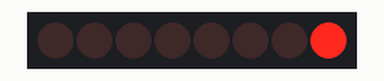
The sketch below on a simulated Arduino Uno, built with avr-gcc and run on an emulated ATmega328P. On the bench: 8 shift-register outputs drawn as a row of LEDs (first output left, lit = HIGH). Wiring (inferred from the names in the program): shift register (74HC595): data pin 10; shift clock pin 9; latch pin 8. Wiring (inferred from the signals the program sends): row of LEDs: on Q0, Q1, Q2, Q3, Q4, Q5, Q6, Q7.

Above: at 0.05 s.
At 0.45 s:
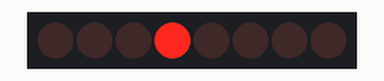
At 0.75 s:
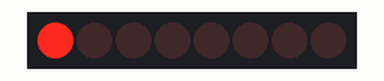
At 1.55 s:
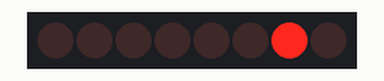
At 2.35 s:
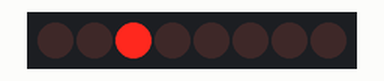
At 3.15 s:
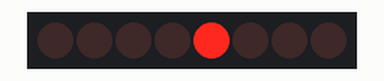
Timing chart, 0 to 3.5 s (numbered marks = the images above):
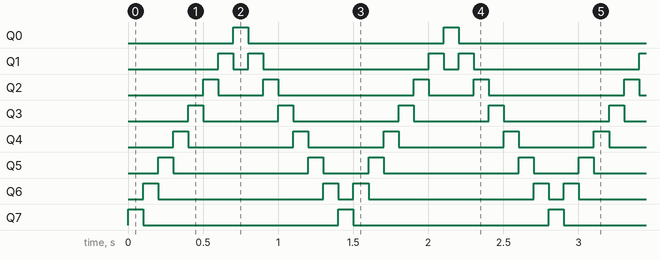

The sketch:

shift_register.ino
```cpp
#define NUM_LEDS     8

// duration to pause
int delayTime = 100;

// the pin connected to the latch pin, RCLK (pin 12 of the shift register)
//    setting the latch LOW will send the 8 bits in storage to the output pins
int latchPin = 8;
// the pin connected to the clock pin, SRCLK (pin 11 of the shift register)
int clockPin = 9;
// the pin connected to the serial data pin, SER (pin 14 of the shift register)
int dataPin = 10;


// This code runs once when the program starts, and no more
void setup()
{
  // initialize all the pins connected to the shift register as outputs
  pinMode(latchPin, OUTPUT);
  pinMode(dataPin, OUTPUT);
  pinMode(clockPin, OUTPUT);
}

// function which sends the stored byte to the output pins by setting the latch pin LOW
void updateShiftRegister(byte storageByte)
{
  // set the latch pin LOW
  digitalWrite(latchPin, LOW);

  // send the storage byte to the shift register with the LSB first
  //     since the latch is LOW, set the 8 output pins based on the stored 8 bits and in turn light the correct LED
  shiftOut(dataPin, clockPin, LSBFIRST, storageByte);

  // set the latch pin HIGH again
  digitalWrite(latchPin, HIGH);
}

// The code in here will run continuously until we turn off the Arduino Dock
void loop()
{
  // the byte (8 bits) to be stored in the shift register
  //    initialize to 00000001, representing the first LED on
  byte storageByte = 0x01;

  // create the effect of having the light travel to the left
  for (int i = 0; i < NUM_LEDS-1; i++)
  {
    // send the 8 bits to the shift register and set latch LOW
    updateShiftRegister(storageByte);

    // bitwise shift to the left by 1 bit
    //    the MSB will disappear and a 0 will be shifted in for the LSB
    //  ex. 10000001 to 00000010
    storageByte = storageByte << 1;

    // wait before moving on to the next LED to enhance the animation
    delay(delayTime);
  }

  // create the effect of having the light travel in the opposite direction
  for (int i = 0; i < NUM_LEDS-1; i++)
  {
    // send the 8 bits to the shift register and set latch LOW
    updateShiftRegister(storageByte);

    // bitwise shift to the right by 1 bit
    //    the LSB will disappear and a 0 will be shifted in for the MSB
    //     i.e. 10000000 to 01000000
    storageByte = storageByte >> 1;

    // wait before moving on to the next LED to enhance the animation
    delay(delayTime);
  }
}
```

Measured:
- by itself, Q0, Q7: alternates HIGH for 0.10 s and LOW for 1.3 s
- by itself, Q1: repeats every 1.4 s: LOW 0.10 s, HIGH 0.10 s, LOW 1.1 s, HIGH 0.10 s
- by itself, Q2: repeats every 1.4 s: LOW 0.30 s, HIGH 0.10 s, LOW 0.90 s, HIGH 0.10 s
- by itself, Q3: repeats every 1.4 s: LOW 0.50 s, HIGH 0.10 s, LOW 0.70 s, HIGH 0.10 s
- by itself, Q4: repeats every 1.4 s: LOW 0.70 s, HIGH 0.10 s, LOW 0.50 s, HIGH 0.10 s
- by itself, Q5: repeats every 1.4 s: LOW 0.90 s, HIGH 0.10 s, LOW 0.30 s, HIGH 0.10 s
- by itself, Q6: repeats every 1.4 s: LOW 1.1 s, HIGH 0.10 s, LOW 0.10 s, HIGH 0.10 s
